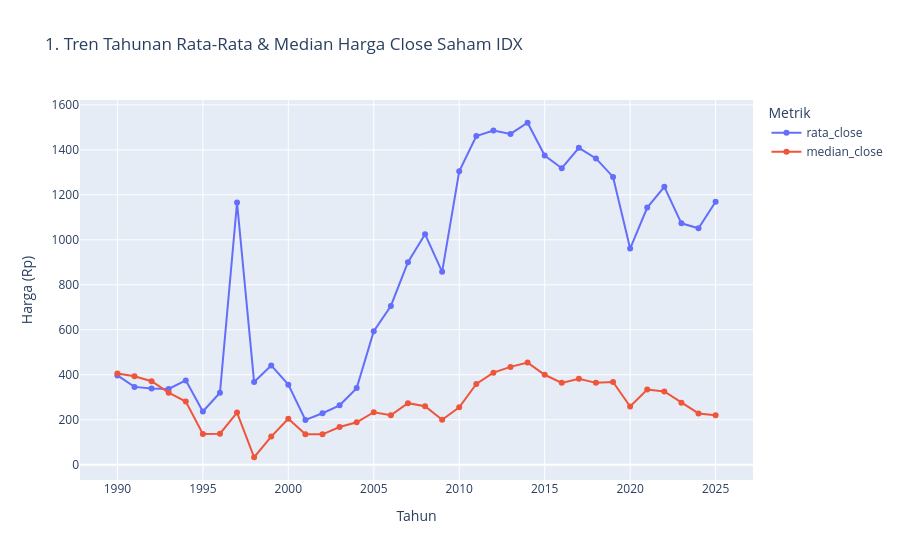

Source (notebook cell):
### Code cell
#Tren Rata-Rata Harga Penutupan (close) per Tahun
tren_tahunan = (
    df_eda.with_columns(pl.col("datetime").dt.year().alias("tahun"))
    .group_by("tahun")
    .agg([
        pl.col("close").mean().alias("rata_close"),
        pl.col("close").median().alias("median_close"),
        pl.len().alias("jumlah_observasi"),
    ])
    .sort("tahun")
    .to_pandas()
)

fig1 = px.line(
    tren_tahunan,
    x="tahun",
    y=["rata_close", "median_close"],
    markers=True,
    title="1. Tren Tahunan Rata-Rata & Median Harga Close Saham IDX",
    labels={"value": "Harga (Rp)", "tahun": "Tahun", "variable": "Metrik"},
)
fig1.show()

### Figure 1 — Plotly figure (JSON) as saved in the notebook; plotly's stock layout.template omitted (floating-point values rounded to 4 significant figures)
{"data": [{"hovertemplate": "Metrik=rata_close<br>Tahun=%{x}<br>Harga (Rp)=%{y}<extra></extra>", "legendgroup": "rata_close", "line": {"color": "#636efa", "dash": "solid"}, "marker": {"symbol": "circle"}, "mode": "lines+markers", "name": "rata_close", "orientation": "v", "showlegend": true, "type": "scatter", "x": [1990, 1991, 1992, 1993, 1994, 1995, 1996, 1997, 1998, 1999, 2000, 2001, 2002, 2003, 2004, 2005, 2006, 2007, 2008, 2009, 2010, 2011, 2012, 2013, 2014, 2015, 2016, 2017, 2018, 2019, 2020, 2021, 2022, 2023, 2024, 2025], "xaxis": "x", "y": [397.1, 346.1, 339.2, 336.9, 375.0, 236.8, 319.9, 1166.0, 367.4, 441.4, 355.9, 199.2, 228.8, 264.1, 340.6, 593.8, 705.8, 900.4, 1025.0, 857.7, 1305.0, 1461.0, 1486.0, 1471.0, 1520.0, 1375.0, 1319.0, 1409.0, 1362.0, 1280.0, 961.1, 1144.0, 1236.0, 1073.0, 1051.0, 1169.0], "yaxis": "y"}, {"hovertemplate": "Metrik=median_close<br>Tahun=%{x}<br>Harga (Rp)=%{y}<extra></extra>", "legendgroup": "median_close", "line": {"color": "#EF553B", "dash": "solid"}, "marker": {"symbol": "circle"}, "mode": "lines+markers", "name": "median_close", "orientation": "v", "showlegend": true, "type": "scatter", "x": [1990, 1991, 1992, 1993, 1994, 1995, 1996, 1997, 1998, 1999, 2000, 2001, 2002, 2003, 2004, 2005, 2006, 2007, 2008, 2009, 2010, 2011, 2012, 2013, 2014, 2015, 2016, 2017, 2018, 2019, 2020, 2021, 2022, 2023, 2024, 2025], "xaxis": "x", "y": [405.5, 393.6, 371.3, 320.2, 280.7, 136.2, 138.1, 231.8, 33.2, 125.0, 204.4, 135.0, 135.0, 167.5, 188.8, 233.3, 220.0, 273.8, 260.0, 200.0, 255.0, 358.9, 409.4, 435.0, 454.0, 400.0, 364.0, 382.0, 364.0, 368.0, 258.7, 334.0, 326.0, 276.0, 228.0, 220.0], "yaxis": "y"}], "layout": {"legend": {"title": {"text": "Metrik"}, "tracegroupgap": 0}, "title": {"text": "1. Tren Tahunan Rata-Rata & Median Harga Close Saham IDX"}, "xaxis": {"anchor": "y", "domain": [0, 1], "title": {"text": "Tahun"}}, "yaxis": {"anchor": "x", "domain": [0, 1], "title": {"text": "Harga (Rp)"}}}}
